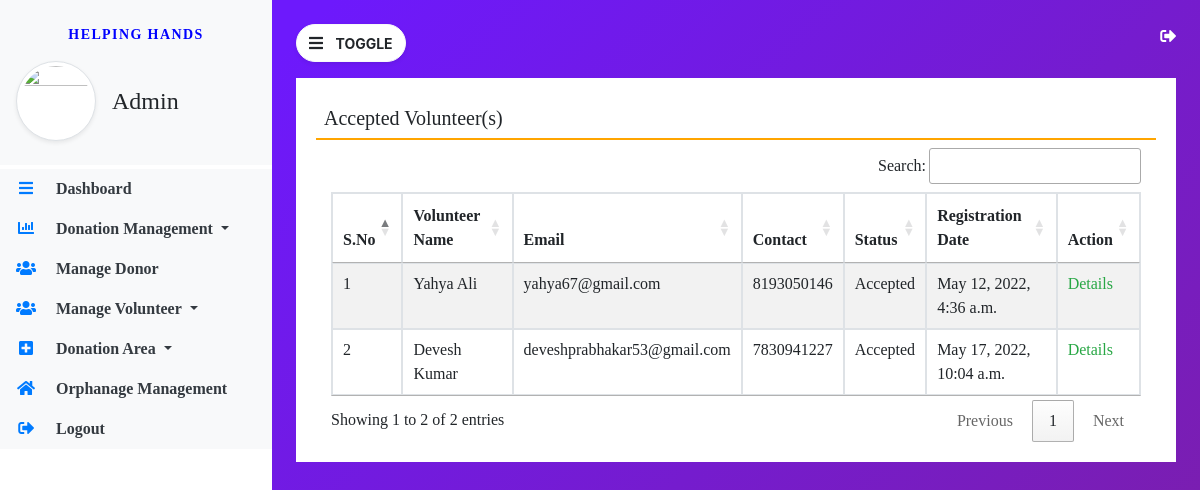
The page /accepted_volunteer (signed in) on the database its author committed.
### donation/models.py (models this page shows, shortened)
class Volunteer(models.Model):
    user = models.ForeignKey(User, on_delete=models.CASCADE)
    contact = models.CharField(max_length=15, null=True)
    address = models.CharField(max_length=300, null=True)
    userpic = models.FileField(null=True)
    idpic = models.FileField(null=True)
    aboutme = models.CharField(max_length=300, null=True)
    status = models.CharField(max_length=20, null=True)
    regdate = models.DateTimeField(auto_now_add=True)
    adminremark = models.CharField(max_length=300, null=True)
    updationdate = models.DateField(null=True)

### donation/views.py (the view)
# urls.py: path('accepted_volunteer', accepted_volunteer, name='accepted_volunteer'),
def accepted_volunteer(request):
    if not request.user.is_authenticated:
        return redirect('admin_login')
    volunteer = Volunteer.objects.filter(status="accept")
    return render(request, 'accepted_volunteer.html', locals())

### donation/templates/accepted_volunteer.html
{% extends 'admin_base.html' %}
{% block main %}
<div class="card-shadow-lg bg-white mt-3" style="font-family: 'Times New Roman'">
    <div class="card-body">
        <h5 class="p-2" style="border-bottom: 2px solid orange">Accepted Volunteer(s)</h5>
        <div class="container-fluid">
            <table id="example" class="table table-bordered table-striped">
                <thead>
                <tr>
                    <th>S.No</th>
                    <th>Volunteer Name</th>
                    <th>Email</th>
                    <th>Contact</th>
                    <th>Status</th>
                    <th>Registration Date</th>
                    <th>Action</th>
                </tr>
                </thead>
                <tbody>
                {% for i in volunteer %}
                <tr>
                    <td>{{ forloop.counter }}</td>
                    <td>{{ i.user.first_name }} {{ i.user.last_name }}</td>
                    <td>{{ i.user.username }}</td>
                    <td>{{ i.contact }}</td>
                    <td style="text-transform: capitalize">{{ i.status }}ed</td>
                    <td>{{ i.regdate }}</td>
                    <td><a href="{% url 'view_volunteerdetail' i.id %}" class="text-success">Details</a></td>
                </tr>
                {% endfor %}
                </tbody>
            </table>
        </div>
    </div>
</div>
{% endblock %}

### donation/static/css/sidebar.css (style rules this page uses)
* { margin: 0px; padding: 0px; }
body { background-image: linear-gradient(135.9deg, rgba(109, 25, 252, 1) 16.4%, rgba(125, 31, 160, 1)); min-height: 100vh; }

### rows shown on the page
Volunteer: user.first_name "Yahya", user.last_name "Ali", user.username "yahya67@gmail.com", contact "8193050146", status "Accept", regdate "May 12, 2022, 4:36 a.m."
Volunteer: user.first_name "Devesh", user.last_name "Kumar", user.username "deveshprabhakar53@gmail.com", contact "7830941227", status "Accept", regdate "May 17, 2022, 10:04 a.m."
